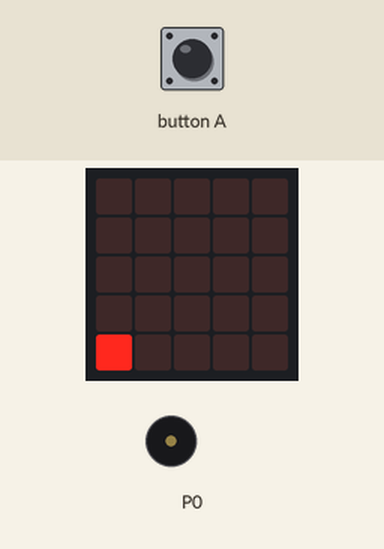
A program run on a simulated BBC micro:bit (MakeCode). On the bench: the board's 5×5 LED display, buzzer (waves = sounding). Inputs (shaded band) come from the test bench. Random numbers come from a fixed seed.

Above: at 3.5 s.
At 9.5 s:
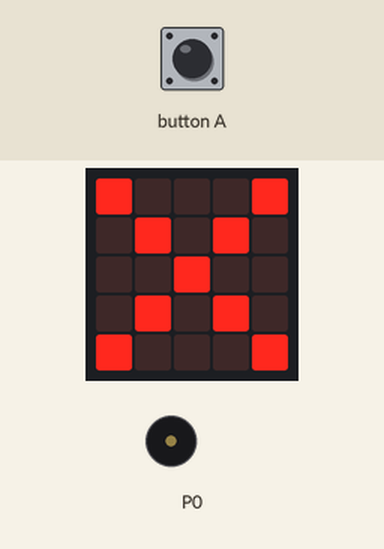
9.6 s: button A pressed for 0.15 s
At 10.2 s:
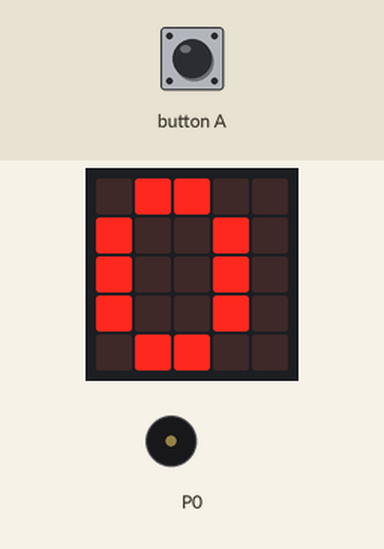
At 11.4 s:
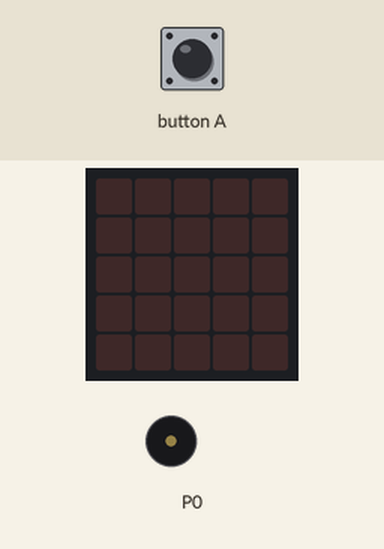
Timing chart, 0 to 12.9 s (numbered marks = the images above; inputs shaded):
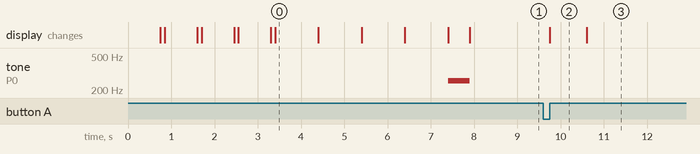

The program:

main.ts
```typescript
let ps = [0];
let plotx = [0];

let Exploded = 0

let HasTime = 1

GenPasword()

basic.forever(function () {

})

function GenPasword() {
    for (let i = 0; i < 4; i++) {
        ps[i] = randint(0, 1)
    }
    DisPlayPassword()
}

function DisPlayPassword() {
    for (let i = 0; i < 4; i++) {
        basic.showNumber(ps[i])
        basic.clearScreen()
        basic.pause(100)
    }
    TimeAnim()
}


input.onButtonPressed(Button.A, function() {
    basic.clearScreen()
    basic.showNumber(0)
    basic.pause(100)
    basic.clearScreen()
})

function TimeAnim() {
    music.setVolume(5)
    while (HasTime) {
        if (led.point(3, 4)) {
            led.plot(4,4)
            HasTime = 0
            Explode()
        } else {
            for (let i = 0; i < 4; i++) {
                ps[i] = 1
                led.plot(i,4)
                basic.pause(1000)
            }
        }
    }
}

function Explode() {
    music.playTone(255, music.beat(BeatFraction.Whole))
    basic.clearScreen()
    basic.showLeds(`
    # . . . #
    . # . # .
    . . # . .
    . # . # .
    # . . . #
    `)
}
```

test.ts
```typescript
// testes vão aqui; isto não será compilado quando este pacote for usado como uma extensão.
```

Measured:
- after the input at 9.6 s, the display: changes after 0.15 s (image 2)
- what the display in image 0 shows lasts 1.0 s, from 3.4 s to 4.4 s
- what the display in image 2 shows lasts 0.8 s, from 9.8 s to 10.6 s
